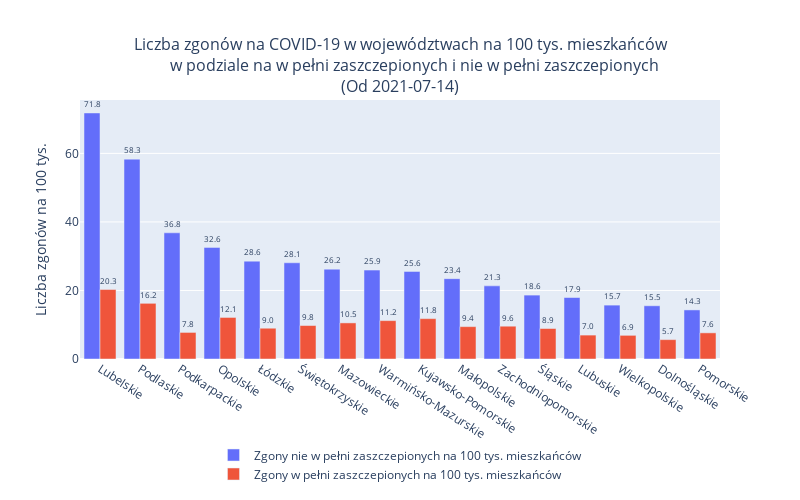

Notebook code cell kept with this figure:
### Code cell
from_date = datetime.date(2021,7,14)



df = prepare_df(basiw.dfd, from_date)
plot_df(from_date, df, basiw.image_dir)

### Figure 1 — Plotly figure (JSON) as saved in the notebook; plotly's stock layout.template omitted (floating-point values rounded to 4 significant figures)
{"data": [{"name": "Zgony nie w pełni zaszczepionych na 100 tys. mieszkańców", "offsetgroup": "1", "text": [71.8, 58.32, 36.82, 32.57, 28.56, 28.08, 26.22, 25.95, 25.56, 23.44, 21.34, 18.65, 17.94, 15.72, 15.53, 14.32], "textposition": "outside", "texttemplate": "%{text:2.1f}", "type": "bar", "x": ["Lubelskie", "Podlaskie", "Podkarpackie", "Opolskie", "Łódzkie", "Świętokrzyskie", "Mazowieckie", "Warmińsko-Mazurskie", "Kujawsko-Pomorskie", "Małopolskie", "Zachodniopomorskie", "Śląskie", "Lubuskie", "Wielkopolskie", "Dolnośląskie", "Pomorskie"], "y": [71.8, 58.32, 36.82, 32.57, 28.56, 28.08, 26.22, 25.95, 25.56, 23.44, 21.34, 18.65, 17.94, 15.72, 15.53, 14.32]}, {"name": "Zgony w pełni zaszczepionych na 100 tys. mieszkańców", "offsetgroup": "2", "text": [20.27, 16.25, 7.752, 12.12, 8.983, 9.769, 10.54, 11.2, 11.78, 9.447, 9.572, 8.898, 6.978, 6.903, 5.652, 7.63], "textposition": "outside", "texttemplate": "%{text:2.1f}", "type": "bar", "x": ["Lubelskie", "Podlaskie", "Podkarpackie", "Opolskie", "Łódzkie", "Świętokrzyskie", "Mazowieckie", "Warmińsko-Mazurskie", "Kujawsko-Pomorskie", "Małopolskie", "Zachodniopomorskie", "Śląskie", "Lubuskie", "Wielkopolskie", "Dolnośląskie", "Pomorskie"], "y": [20.27, 16.25, 7.752, 12.12, 8.983, 9.769, 10.54, 11.2, 11.78, 9.447, 9.572, 8.898, 6.978, 6.903, 5.652, 7.63]}], "layout": {"barmode": "group", "height": 500, "legend": {"title": {"text": ""}, "x": 0.5, "xanchor": "center", "y": -0.5}, "title": {"font": {"size": 16}, "text": "Liczba zgonów na COVID-19 w województwach na 100 tys. mieszkańców<br>       w podziale na w pełni zaszczepionych i nie w pełni zaszczepionych<br>(Od 2021-07-14)", "x": 0.5, "xanchor": "center"}, "uniformtext": {"minsize": 6, "mode": "show"}, "width": 800, "xaxis": {"tickangle": 33}, "yaxis": {"title": {"text": "Liczba zgonów na 100 tys."}}}}
